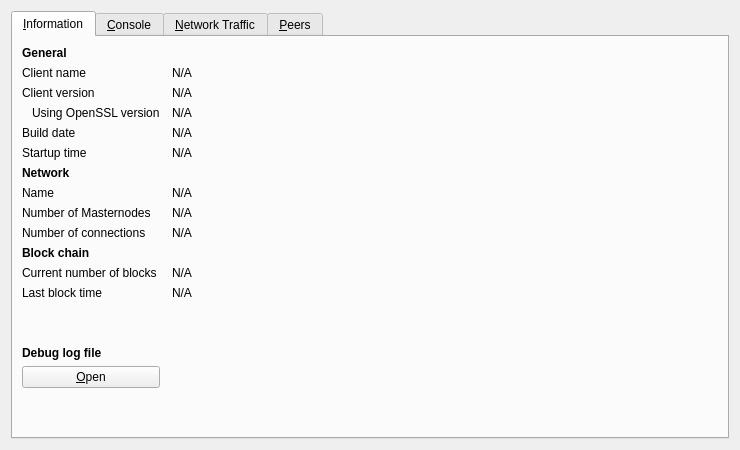
<?xml version="1.0" encoding="UTF-8"?>
<ui version="4.0">
 <class>RPCConsole</class>
 <widget class="QWidget" name="RPCConsole">
  <property name="geometry">
   <rect>
    <x>0</x>
    <y>0</y>
    <width>740</width>
    <height>450</height>
   </rect>
  </property>
  <property name="windowTitle">
   <string>Debug window</string>
  </property>
  <layout class="QVBoxLayout" name="verticalLayout_2">
   <item>
    <widget class="QTabWidget" name="tabWidget">
     <property name="currentIndex">
      <number>0</number>
     </property>
     <widget class="QWidget" name="tab_info">
      <attribute name="title">
       <string>&amp;Information</string>
      </attribute>
      <layout class="QGridLayout" name="gridLayout" columnstretch="0,1">
       <property name="horizontalSpacing">
        <number>12</number>
       </property>
       <item row="0" column="0">
        <widget class="QLabel" name="label_9">
         <property name="font">
          <font>
           <weight>75</weight>
           <bold>true</bold>
          </font>
         </property>
         <property name="text">
          <string>General</string>
         </property>
        </widget>
       </item>
       <item row="1" column="0">
        <widget class="QLabel" name="label_5">
         <property name="text">
          <string>Client name</string>
         </property>
        </widget>
       </item>
       <item row="1" column="1">
        <widget class="QLabel" name="clientName">
         <property name="cursor">
          <cursorShape>IBeamCursor</cursorShape>
         </property>
         <property name="text">
          <string>N/A</string>
         </property>
         <property name="textFormat">
          <enum>Qt::PlainText</enum>
         </property>
         <property name="textInteractionFlags">
          <set>Qt::LinksAccessibleByMouse|Qt::TextSelectableByKeyboard|Qt::TextSelectableByMouse</set>
         </property>
        </widget>
       </item>
       <item row="2" column="0">
        <widget class="QLabel" name="label_6">
         <property name="text">
          <string>Client version</string>
         </property>
        </widget>
       </item>
       <item row="2" column="1">
        <widget class="QLabel" name="clientVersion">
         <property name="cursor">
          <cursorShape>IBeamCursor</cursorShape>
         </property>
         <property name="text">
          <string>N/A</string>
         </property>
         <property name="textFormat">
          <enum>Qt::PlainText</enum>
         </property>
         <property name="textInteractionFlags">
          <set>Qt::LinksAccessibleByMouse|Qt::TextSelectableByKeyboard|Qt::TextSelectableByMouse</set>
         </property>
        </widget>
       </item>
       <item row="3" column="0">
        <widget class="QLabel" name="label_14">
         <property name="text">
          <string>Using OpenSSL version</string>
         </property>
         <property name="indent">
          <number>10</number>
         </property>
        </widget>
       </item>
       <item row="3" column="1">
        <widget class="QLabel" name="openSSLVersion">
         <property name="cursor">
          <cursorShape>IBeamCursor</cursorShape>
         </property>
         <property name="text">
          <string>N/A</string>
         </property>
         <property name="textFormat">
          <enum>Qt::PlainText</enum>
         </property>
         <property name="textInteractionFlags">
          <set>Qt::LinksAccessibleByMouse|Qt::TextSelectableByKeyboard|Qt::TextSelectableByMouse</set>
         </property>
        </widget>
       </item>
       <item row="4" column="0">
        <widget class="QLabel" name="label_12">
         <property name="text">
          <string>Build date</string>
         </property>
        </widget>
       </item>
       <item row="4" column="1">
        <widget class="QLabel" name="buildDate">
         <property name="cursor">
          <cursorShape>IBeamCursor</cursorShape>
         </property>
         <property name="text">
          <string>N/A</string>
         </property>
         <property name="textFormat">
          <enum>Qt::PlainText</enum>
         </property>
         <property name="textInteractionFlags">
          <set>Qt::LinksAccessibleByMouse|Qt::TextSelectableByKeyboard|Qt::TextSelectableByMouse</set>
         </property>
        </widget>
       </item>
       <item row="5" column="0">
        <widget class="QLabel" name="label_13">
         <property name="text">
          <string>Startup time</string>
         </property>
        </widget>
       </item>
       <item row="5" column="1">
        <widget class="QLabel" name="startupTime">
         <property name="cursor">
          <cursorShape>IBeamCursor</cursorShape>
         </property>
         <property name="text">
          <string>N/A</string>
         </property>
         <property name="textFormat">
          <enum>Qt::PlainText</enum>
         </property>
         <property name="textInteractionFlags">
          <set>Qt::LinksAccessibleByMouse|Qt::TextSelectableByKeyboard|Qt::TextSelectableByMouse</set>
         </property>
        </widget>
       </item>
       <item row="6" column="0">
        <widget class="QLabel" name="label_11">
         <property name="font">
          <font>
           <weight>75</weight>
           <bold>true</bold>
          </font>
         </property>
         <property name="text">
          <string>Network</string>
         </property>
        </widget>
       </item>
       <item row="7" column="0">
        <widget class="QLabel" name="label_8">
         <property name="text">
          <string>Name</string>
         </property>
        </widget>
       </item>
       <item row="7" column="1">
        <widget class="QLabel" name="networkName">
         <property name="cursor">
          <cursorShape>IBeamCursor</cursorShape>
         </property>
         <property name="text">
          <string>N/A</string>
         </property>
         <property name="textFormat">
          <enum>Qt::PlainText</enum>
         </property>
         <property name="textInteractionFlags">
          <set>Qt::LinksAccessibleByMouse|Qt::TextSelectableByKeyboard|Qt::TextSelectableByMouse</set>
         </property>
        </widget>
       </item>
       <item row="8" column="0">
        <widget class="QLabel" name="masternodeCountLabel">
         <property name="text">
          <string>Number of Masternodes</string>
         </property>
        </widget>
       </item>
       <item row="8" column="1">
        <widget class="QLabel" name="masternodeCount">
         <property name="text">
          <string>N/A</string>
         </property>
        </widget>
       </item>
       <item row="9" column="0">
        <widget class="QLabel" name="label_7">
         <property name="text">
          <string>Number of connections</string>
         </property>
        </widget>
       </item>
       <item row="9" column="1">
        <widget class="QLabel" name="numberOfConnections">
         <property name="cursor">
          <cursorShape>IBeamCursor</cursorShape>
         </property>
         <property name="text">
          <string>N/A</string>
         </property>
         <property name="textFormat">
          <enum>Qt::PlainText</enum>
         </property>
         <property name="textInteractionFlags">
          <set>Qt::LinksAccessibleByMouse|Qt::TextSelectableByKeyboard|Qt::TextSelectableByMouse</set>
         </property>
        </widget>
       </item>
       <item row="10" column="0">
        <widget class="QLabel" name="label_10">
         <property name="font">
          <font>
           <weight>75</weight>
           <bold>true</bold>
          </font>
         </property>
         <property name="text">
          <string>Block chain</string>
         </property>
        </widget>
       </item>
       <item row="11" column="0">
        <widget class="QLabel" name="label_3">
         <property name="text">
          <string>Current number of blocks</string>
         </property>
        </widget>
       </item>
       <item row="11" column="1">
        <widget class="QLabel" name="numberOfBlocks">
         <property name="cursor">
          <cursorShape>IBeamCursor</cursorShape>
         </property>
         <property name="text">
          <string>N/A</string>
         </property>
         <property name="textFormat">
          <enum>Qt::PlainText</enum>
         </property>
         <property name="textInteractionFlags">
          <set>Qt::LinksAccessibleByMouse|Qt::TextSelectableByKeyboard|Qt::TextSelectableByMouse</set>
         </property>
        </widget>
       </item>
       <item row="12" column="0">
        <widget class="QLabel" name="label_2">
         <property name="text">
          <string>Last block time</string>
         </property>
        </widget>
       </item>
       <item row="12" column="1">
        <widget class="QLabel" name="lastBlockTime">
         <property name="cursor">
          <cursorShape>IBeamCursor</cursorShape>
         </property>
         <property name="text">
          <string>N/A</string>
         </property>
         <property name="textFormat">
          <enum>Qt::PlainText</enum>
         </property>
         <property name="textInteractionFlags">
          <set>Qt::LinksAccessibleByMouse|Qt::TextSelectableByKeyboard|Qt::TextSelectableByMouse</set>
         </property>
        </widget>
       </item>
       <item row="13" column="0">
        <spacer name="verticalSpacer_2">
         <property name="orientation">
          <enum>Qt::Vertical</enum>
         </property>
         <property name="sizeHint" stdset="0">
          <size>
           <width>20</width>
           <height>20</height>
          </size>
         </property>
        </spacer>
       </item>
       <item row="14" column="0">
        <widget class="QLabel" name="labelDebugLogfile">
         <property name="font">
          <font>
           <weight>75</weight>
           <bold>true</bold>
          </font>
         </property>
         <property name="text">
          <string>Debug log file</string>
         </property>
        </widget>
       </item>
       <item row="15" column="0">
        <widget class="QPushButton" name="openDebugLogfileButton">
         <property name="toolTip">
          <string>Open the Mergecoin debug log file from the current data directory. This can take a few seconds for large log files.</string>
         </property>
         <property name="text">
          <string>&amp;Open</string>
         </property>
         <property name="autoDefault">
          <bool>false</bool>
         </property>
        </widget>
       </item>
       <item row="16" column="0">
        <spacer name="verticalSpacer">
         <property name="orientation">
          <enum>Qt::Vertical</enum>
         </property>
         <property name="sizeHint" stdset="0">
          <size>
           <width>20</width>
           <height>40</height>
          </size>
         </property>
        </spacer>
       </item>
      </layout>
     </widget>
     <widget class="QWidget" name="tab_console">
      <attribute name="title">
       <string>&amp;Console</string>
      </attribute>
      <layout class="QVBoxLayout" name="verticalLayout_3">
       <property name="spacing">
        <number>3</number>
       </property>
       <item>
        <widget class="QTextEdit" name="messagesWidget">
         <property name="minimumSize">
          <size>
           <width>0</width>
           <height>100</height>
          </size>
         </property>
         <property name="readOnly">
          <bool>true</bool>
         </property>
         <property name="tabKeyNavigation" stdset="0">
          <bool>false</bool>
         </property>
         <property name="columnCount" stdset="0">
          <number>2</number>
         </property>
        </widget>
       </item>
       <item>
        <layout class="QHBoxLayout" name="horizontalLayout">
         <property name="spacing">
          <number>3</number>
         </property>
         <item>
          <widget class="QLabel" name="label">
           <property name="text">
            <string notr="true">&gt;</string>
           </property>
          </widget>
         </item>
         <item>
          <widget class="QLineEdit" name="lineEdit"/>
         </item>
         <item>
          <widget class="QPushButton" name="clearButton">
           <property name="maximumSize">
            <size>
             <width>24</width>
             <height>24</height>
            </size>
           </property>
           <property name="toolTip">
            <string>Clear console</string>
           </property>
           <property name="text">
            <string/>
           </property>
           <property name="icon">
            <iconset resource="../bitcoin.qrc">
             <normaloff>:/icons/remove</normaloff>:/icons/remove</iconset>
           </property>
           <property name="shortcut">
            <string notr="true">Ctrl+L</string>
           </property>
           <property name="autoDefault">
            <bool>false</bool>
           </property>
          </widget>
         </item>
        </layout>
       </item>
      </layout>
     </widget>
     <widget class="QWidget" name="tab_nettraffic">
      <attribute name="title">
       <string>&amp;Network Traffic</string>
      </attribute>
      <layout class="QHBoxLayout" name="horizontalLayout_3">
       <item>
        <layout class="QVBoxLayout" name="verticalLayout_4">
         <item>
          <widget class="TrafficGraphWidget" name="trafficGraph" native="true">
           <property name="sizePolicy">
            <sizepolicy hsizetype="Expanding" vsizetype="Expanding">
             <horstretch>0</horstretch>
             <verstretch>0</verstretch>
            </sizepolicy>
           </property>
          </widget>
         </item>
         <item>
          <layout class="QHBoxLayout" name="horizontalLayout_2">
           <item>
            <widget class="QSlider" name="sldGraphRange">
             <property name="minimum">
              <number>1</number>
             </property>
             <property name="maximum">
              <number>288</number>
             </property>
             <property name="pageStep">
              <number>12</number>
             </property>
             <property name="value">
              <number>6</number>
             </property>
             <property name="orientation">
              <enum>Qt::Horizontal</enum>
             </property>
            </widget>
           </item>
           <item>
            <widget class="QLabel" name="lblGraphRange">
             <property name="minimumSize">
              <size>
               <width>100</width>
               <height>0</height>
              </size>
             </property>
             <property name="alignment">
              <set>Qt::AlignCenter</set>
             </property>
            </widget>
           </item>
           <item>
            <widget class="QPushButton" name="btnClearTrafficGraph">
             <property name="text">
              <string>&amp;Clear</string>
             </property>
            </widget>
           </item>
          </layout>
         </item>
        </layout>
       </item>
       <item>
        <layout class="QVBoxLayout" name="verticalLayout">
         <item>
          <widget class="QGroupBox" name="groupBox">
           <property name="title">
            <string>Totals</string>
           </property>
           <layout class="QVBoxLayout" name="verticalLayout_5">
            <item>
             <layout class="QHBoxLayout" name="horizontalLayout_4">
              <item>
               <widget class="Line" name="line">
                <property name="sizePolicy">
                 <sizepolicy hsizetype="Fixed" vsizetype="Fixed">
                  <horstretch>0</horstretch>
                  <verstretch>0</verstretch>
                 </sizepolicy>
                </property>
                <property name="minimumSize">
                 <size>
                  <width>10</width>
                  <height>0</height>
                 </size>
                </property>
                <property name="palette">
                 <palette>
                  <active>
                   <colorrole role="Light">
                    <brush brushstyle="SolidPattern">
                     <color alpha="255">
                      <red>0</red>
                      <green>255</green>
                      <blue>0</blue>
                     </color>
                    </brush>
                   </colorrole>
                  </active>
                  <inactive>
                   <colorrole role="Light">
                    <brush brushstyle="SolidPattern">
                     <color alpha="255">
                      <red>0</red>
                      <green>255</green>
                      <blue>0</blue>
                     </color>
                    </brush>
                   </colorrole>
                  </inactive>
                  <disabled>
                   <colorrole role="Light">
                    <brush brushstyle="SolidPattern">
                     <color alpha="255">
                      <red>0</red>
                      <green>255</green>
                      <blue>0</blue>
                     </color>
                    </brush>
                   </colorrole>
                  </disabled>
                 </palette>
                </property>
                <property name="orientation">
                 <enum>Qt::Horizontal</enum>
                </property>
               </widget>
              </item>
              <item>
               <widget class="QLabel" name="label_16">
                <property name="text">
                 <string>In:</string>
                </property>
               </widget>
              </item>
              <item>
               <widget class="QLabel" name="lblBytesIn">
                <property name="minimumSize">
                 <size>
                  <width>50</width>
                  <height>0</height>
                 </size>
                </property>
                <property name="alignment">
                 <set>Qt::AlignRight|Qt::AlignTrailing|Qt::AlignVCenter</set>
                </property>
               </widget>
              </item>
             </layout>
            </item>
            <item>
             <layout class="QHBoxLayout" name="horizontalLayout_5">
              <item>
               <widget class="Line" name="line_2">
                <property name="sizePolicy">
                 <sizepolicy hsizetype="Fixed" vsizetype="Fixed">
                  <horstretch>0</horstretch>
                  <verstretch>0</verstretch>
                 </sizepolicy>
                </property>
                <property name="minimumSize">
                 <size>
                  <width>10</width>
                  <height>0</height>
                 </size>
                </property>
                <property name="palette">
                 <palette>
                  <active>
                   <colorrole role="Light">
                    <brush brushstyle="SolidPattern">
                     <color alpha="255">
                      <red>255</red>
                      <green>0</green>
                      <blue>0</blue>
                     </color>
                    </brush>
                   </colorrole>
                  </active>
                  <inactive>
                   <colorrole role="Light">
                    <brush brushstyle="SolidPattern">
                     <color alpha="255">
                      <red>255</red>
                      <green>0</green>
                      <blue>0</blue>
                     </color>
                    </brush>
                   </colorrole>
                  </inactive>
                  <disabled>
                   <colorrole role="Light">
                    <brush brushstyle="SolidPattern">
                     <color alpha="255">
                      <red>255</red>
                      <green>0</green>
                      <blue>0</blue>
                     </color>
                    </brush>
                   </colorrole>
                  </disabled>
                 </palette>
                </property>
                <property name="orientation">
                 <enum>Qt::Horizontal</enum>
                </property>
               </widget>
              </item>
              <item>
               <widget class="QLabel" name="label_17">
                <property name="text">
                 <string>Out:</string>
                </property>
               </widget>
              </item>
              <item>
               <widget class="QLabel" name="lblBytesOut">
                <property name="minimumSize">
                 <size>
                  <width>50</width>
                  <height>0</height>
                 </size>
                </property>
                <property name="alignment">
                 <set>Qt::AlignRight|Qt::AlignTrailing|Qt::AlignVCenter</set>
                </property>
               </widget>
              </item>
             </layout>
            </item>
            <item>
             <spacer name="verticalSpacer_4">
              <property name="orientation">
               <enum>Qt::Vertical</enum>
              </property>
              <property name="sizeHint" stdset="0">
               <size>
                <width>20</width>
                <height>407</height>
               </size>
              </property>
             </spacer>
            </item>
           </layout>
          </widget>
         </item>
        </layout>
       </item>
      </layout>
     </widget>
     <widget class="QWidget" name="tab_peers">
      <attribute name="title">
       <string>&amp;Peers</string>
      </attribute>
      <layout class="QGridLayout" name="gridLayout_2">
       <item row="0" column="0" rowspan="2">
        <layout class="QVBoxLayout" name="verticalLayout_101">
         <property name="spacing">
          <number>0</number>
         </property>
         <item>
          <widget class="QTableView" name="peerWidget">
           <property name="horizontalScrollBarPolicy">
            <enum>Qt::ScrollBarAsNeeded</enum>
           </property>
           <property name="sortingEnabled">
            <bool>true</bool>
           </property>
           <attribute name="horizontalHeaderHighlightSections">
            <bool>false</bool>
           </attribute>
          </widget>
         </item>
         <item>
          <widget class="QLabel" name="banHeading">
           <property name="sizePolicy">
            <sizepolicy hsizetype="Preferred" vsizetype="Minimum">
             <horstretch>0</horstretch>
             <verstretch>0</verstretch>
            </sizepolicy>
           </property>
           <property name="minimumSize">
            <size>
             <width>300</width>
             <height>32</height>
            </size>
           </property>
           <property name="maximumSize">
            <size>
             <width>16777215</width>
             <height>32</height>
            </size>
           </property>
           <property name="font">
            <font>
             <pointsize>12</pointsize>
            </font>
           </property>
           <property name="cursor">
            <cursorShape>IBeamCursor</cursorShape>
           </property>
           <property name="text">
            <string>Banned peers</string>
           </property>
           <property name="alignment">
            <set>Qt::AlignBottom|Qt::AlignLeading|Qt::AlignLeft</set>
           </property>
           <property name="wordWrap">
            <bool>true</bool>
           </property>
           <property name="textInteractionFlags">
            <set>Qt::NoTextInteraction</set>
           </property>
          </widget>
         </item>
         <item>
          <widget class="QTableView" name="banlistWidget">
           <property name="sizePolicy">
            <sizepolicy hsizetype="Expanding" vsizetype="Expanding">
             <horstretch>0</horstretch>
             <verstretch>0</verstretch>
            </sizepolicy>
           </property>
           <property name="horizontalScrollBarPolicy">
            <enum>Qt::ScrollBarAsNeeded</enum>
           </property>
           <property name="sortingEnabled">
            <bool>true</bool>
           </property>
           <attribute name="horizontalHeaderHighlightSections">
            <bool>false</bool>
           </attribute>
          </widget>
         </item>
        </layout>
       </item>
       <item row="0" column="1">
        <widget class="QLabel" name="peerHeading">
         <property name="sizePolicy">
          <sizepolicy hsizetype="Preferred" vsizetype="Minimum">
           <horstretch>0</horstretch>
           <verstretch>0</verstretch>
          </sizepolicy>
         </property>
         <property name="minimumSize">
          <size>
           <width>300</width>
           <height>32</height>
          </size>
         </property>
         <property name="font">
          <font>
           <pointsize>10</pointsize>
          </font>
         </property>
         <property name="cursor">
          <cursorShape>IBeamCursor</cursorShape>
         </property>
         <property name="text">
          <string>Select a peer to view detailed information.</string>
         </property>
         <property name="alignment">
          <set>Qt::AlignHCenter|Qt::AlignTop</set>
         </property>
         <property name="wordWrap">
          <bool>true</bool>
         </property>
         <property name="textInteractionFlags">
          <set>Qt::LinksAccessibleByMouse|Qt::TextSelectableByKeyboard|Qt::TextSelectableByMouse</set>
         </property>
        </widget>
       </item>
       <item row="1" column="1">
        <widget class="QWidget" name="detailWidget" native="true">
         <property name="minimumSize">
          <size>
           <width>300</width>
           <height>0</height>
          </size>
         </property>
         <layout class="QGridLayout" name="gridLayout_3">
          <item row="0" column="0">
           <widget class="QLabel" name="label_23">
            <property name="text">
             <string>Direction</string>
            </property>
           </widget>
          </item>
          <item row="0" column="2">
           <widget class="QLabel" name="peerDirection">
            <property name="cursor">
             <cursorShape>IBeamCursor</cursorShape>
            </property>
            <property name="text">
             <string>N/A</string>
            </property>
            <property name="textFormat">
             <enum>Qt::PlainText</enum>
            </property>
            <property name="textInteractionFlags">
             <set>Qt::LinksAccessibleByMouse|Qt::TextSelectableByKeyboard|Qt::TextSelectableByMouse</set>
            </property>
           </widget>
          </item>
          <item row="1" column="0">
           <widget class="QLabel" name="label_21">
            <property name="text">
             <string>Version</string>
            </property>
           </widget>
          </item>
          <item row="2" column="0">
           <widget class="QLabel" name="label_28">
            <property name="cursor">
             <cursorShape>IBeamCursor</cursorShape>
            </property>
            <property name="text">
             <string>User Agent</string>
            </property>
            <property name="textFormat">
             <enum>Qt::PlainText</enum>
            </property>
            <property name="textInteractionFlags">
             <set>Qt::LinksAccessibleByMouse|Qt::TextSelectableByKeyboard|Qt::TextSelectableByMouse</set>
            </property>
           </widget>
          </item>
          <item row="2" column="2">
           <widget class="QLabel" name="peerSubversion">
            <property name="cursor">
             <cursorShape>IBeamCursor</cursorShape>
            </property>
            <property name="text">
             <string>N/A</string>
            </property>
            <property name="textFormat">
             <enum>Qt::PlainText</enum>
            </property>
            <property name="textInteractionFlags">
             <set>Qt::LinksAccessibleByMouse|Qt::TextSelectableByKeyboard|Qt::TextSelectableByMouse</set>
            </property>
           </widget>
          </item>
          <item row="3" column="0">
           <widget class="QLabel" name="label_4">
            <property name="text">
             <string>Services</string>
            </property>
           </widget>
          </item>
          <item row="3" column="2">
           <widget class="QLabel" name="peerServices">
            <property name="cursor">
             <cursorShape>IBeamCursor</cursorShape>
            </property>
            <property name="text">
             <string>N/A</string>
            </property>
            <property name="textFormat">
             <enum>Qt::PlainText</enum>
            </property>
            <property name="textInteractionFlags">
             <set>Qt::LinksAccessibleByMouse|Qt::TextSelectableByKeyboard|Qt::TextSelectableByMouse</set>
            </property>
           </widget>
          </item>
          <item row="8" column="0">
           <widget class="QLabel" name="label_22">
            <property name="text">
             <string>Connection Time:</string>
            </property>
           </widget>
          </item>
          <item row="4" column="0">
           <widget class="QLabel" name="label_25">
            <property name="text">
             <string>Sync Node</string>
            </property>
           </widget>
          </item>
          <item row="4" column="2">
           <widget class="QLabel" name="peerSyncNode">
            <property name="cursor">
             <cursorShape>IBeamCursor</cursorShape>
            </property>
            <property name="text">
             <string>N/A</string>
            </property>
            <property name="textFormat">
             <enum>Qt::PlainText</enum>
            </property>
            <property name="textInteractionFlags">
             <set>Qt::LinksAccessibleByMouse|Qt::TextSelectableByKeyboard|Qt::TextSelectableByMouse</set>
            </property>
           </widget>
          </item>
          <item row="5" column="0">
           <widget class="QLabel" name="label_29">
            <property name="text">
             <string>Starting Height</string>
            </property>
           </widget>
          </item>
          <item row="5" column="2">
           <widget class="QLabel" name="peerHeight">
            <property name="cursor">
             <cursorShape>IBeamCursor</cursorShape>
            </property>
            <property name="text">
             <string>N/A</string>
            </property>
            <property name="textFormat">
             <enum>Qt::PlainText</enum>
            </property>
            <property name="textInteractionFlags">
             <set>Qt::LinksAccessibleByMouse|Qt::TextSelectableByKeyboard|Qt::TextSelectableByMouse</set>
            </property>
           </widget>
          </item>
          <item row="7" column="0">
           <widget class="QLabel" name="label_24">
            <property name="text">
             <string>Ban Score</string>
            </property>
           </widget>
          </item>
          <item row="7" column="2">
           <widget class="QLabel" name="peerBanScore">
            <property name="cursor">
             <cursorShape>IBeamCursor</cursorShape>
            </property>
            <property name="text">
             <string>N/A</string>
            </property>
            <property name="textFormat">
             <enum>Qt::PlainText</enum>
            </property>
            <property name="textInteractionFlags">
             <set>Qt::LinksAccessibleByMouse|Qt::TextSelectableByKeyboard|Qt::TextSelectableByMouse</set>
            </property>
           </widget>
          </item>
          <item row="8" column="0">
           <widget class="QLabel" name="connectionTime">
            <property name="text">
             <string>Connection Time</string>
            </property>
           </widget>
          </item>
          <item row="8" column="2">
           <widget class="QLabel" name="peerConnTime">
            <property name="cursor">
             <cursorShape>IBeamCursor</cursorShape>
            </property>
            <property name="text">
             <string>N/A</string>
            </property>
            <property name="textFormat">
             <enum>Qt::PlainText</enum>
            </property>
            <property name="textInteractionFlags">
             <set>Qt::LinksAccessibleByMouse|Qt::TextSelectableByKeyboard|Qt::TextSelectableByMouse</set>
            </property>
           </widget>
          </item>
          <item row="9" column="0">
           <widget class="QLabel" name="label_15">
            <property name="text">
             <string>Last Send</string>
            </property>
           </widget>
          </item>
          <item row="9" column="2">
           <widget class="QLabel" name="peerLastSend">
            <property name="cursor">
             <cursorShape>IBeamCursor</cursorShape>
            </property>
            <property name="text">
             <string>N/A</string>
            </property>
            <property name="textFormat">
             <enum>Qt::PlainText</enum>
            </property>
            <property name="textInteractionFlags">
             <set>Qt::LinksAccessibleByMouse|Qt::TextSelectableByKeyboard|Qt::TextSelectableByMouse</set>
            </property>
           </widget>
          </item>
          <item row="10" column="0">
           <widget class="QLabel" name="label_19">
            <property name="text">
             <string>Last Recieve</string>
            </property>
           </widget>
          </item>
          <item row="10" column="2">
           <widget class="QLabel" name="peerLastRecv">
            <property name="cursor">
             <cursorShape>IBeamCursor</cursorShape>
            </property>
            <property name="text">
             <string>N/A</string>
            </property>
            <property name="textFormat">
             <enum>Qt::PlainText</enum>
            </property>
            <property name="textInteractionFlags">
             <set>Qt::LinksAccessibleByMouse|Qt::TextSelectableByKeyboard|Qt::TextSelectableByMouse</set>
            </property>
           </widget>
          </item>
          <item row="11" column="0">
           <widget class="QLabel" name="label_18">
            <property name="text">
             <string>Last Send:</string>
            </property>
           </widget>
          </item>
          <item row="11" column="2">
           <widget class="QLabel" name="peerBytesSent">
            <property name="cursor">
             <cursorShape>IBeamCursor</cursorShape>
            </property>
            <property name="text">
             <string>N/A</string>
            </property>
            <property name="textFormat">
             <enum>Qt::PlainText</enum>
            </property>
            <property name="textInteractionFlags">
             <set>Qt::LinksAccessibleByMouse|Qt::TextSelectableByKeyboard|Qt::TextSelectableByMouse</set>
            </property>
           </widget>
          </item>
          <item row="12" column="0">
           <widget class="QLabel" name="label_20">
            <property name="text">
             <string>Bytes Received</string>
            </property>
           </widget>
          </item>
          <item row="12" column="2">
           <widget class="QLabel" name="peerBytesRecv">
            <property name="cursor">
             <cursorShape>IBeamCursor</cursorShape>
            </property>
            <property name="text">
             <string>N/A</string>
            </property>
            <property name="textFormat">
             <enum>Qt::PlainText</enum>
            </property>
            <property name="textInteractionFlags">
             <set>Qt::LinksAccessibleByMouse|Qt::TextSelectableByKeyboard|Qt::TextSelectableByMouse</set>
            </property>
           </widget>
          </item>
          <item row="13" column="0">
           <widget class="QLabel" name="label_26">
            <property name="text">
             <string>Ping Time</string>
            </property>
           </widget>
          </item>
          <item row="13" column="2">
           <widget class="QLabel" name="peerPingTime">
            <property name="cursor">
             <cursorShape>IBeamCursor</cursorShape>
            </property>
            <property name="text">
             <string>N/A</string>
            </property>
            <property name="textFormat">
             <enum>Qt::PlainText</enum>
            </property>
            <property name="textInteractionFlags">
             <set>Qt::LinksAccessibleByMouse|Qt::TextSelectableByKeyboard|Qt::TextSelectableByMouse</set>
            </property>
           </widget>
          </item>
          <item row="14" column="0">
           <widget class="QLabel" name="label_timeoffset">
            <property name="text">
             <string>Time Offset</string>
            </property>
           </widget>
          </item>
          <item row="14" column="2">
           <widget class="QLabel" name="timeoffset">
            <property name="cursor">
             <cursorShape>IBeamCursor</cursorShape>
            </property>
            <property name="text">
             <string>N/A</string>
            </property>
            <property name="textFormat">
             <enum>Qt::PlainText</enum>
            </property>
            <property name="textInteractionFlags">
             <set>Qt::LinksAccessibleByMouse|Qt::TextSelectableByKeyboard|Qt::TextSelectableByMouse</set>
            </property>
           </widget>
          </item>
          <item row="15" column="1">
           <spacer name="verticalSpacer_3">
            <property name="orientation">
             <enum>Qt::Vertical</enum>
            </property>
            <property name="sizeHint" stdset="0">
             <size>
              <width>20</width>
              <height>40</height>
             </size>
            </property>
           </spacer>
          </item>
          <item row="1" column="2">
           <widget class="QLabel" name="peerVersion">
            <property name="text">
             <string>N/A</string>
            </property>
           </widget>
          </item>
         </layout>
        </widget>
       </item>
      </layout>
     </widget>
    </widget>
   </item>
  </layout>
 </widget>
 <customwidgets>
  <customwidget>
   <class>TrafficGraphWidget</class>
   <extends>QWidget</extends>
   <header>trafficgraphwidget.h</header>
   <container>1</container>
   <slots>
    <slot>clear()</slot>
   </slots>
  </customwidget>
 </customwidgets>
 <resources>
  <include location="../bitcoin.qrc"/>
 </resources>
 <connections/>
</ui>
